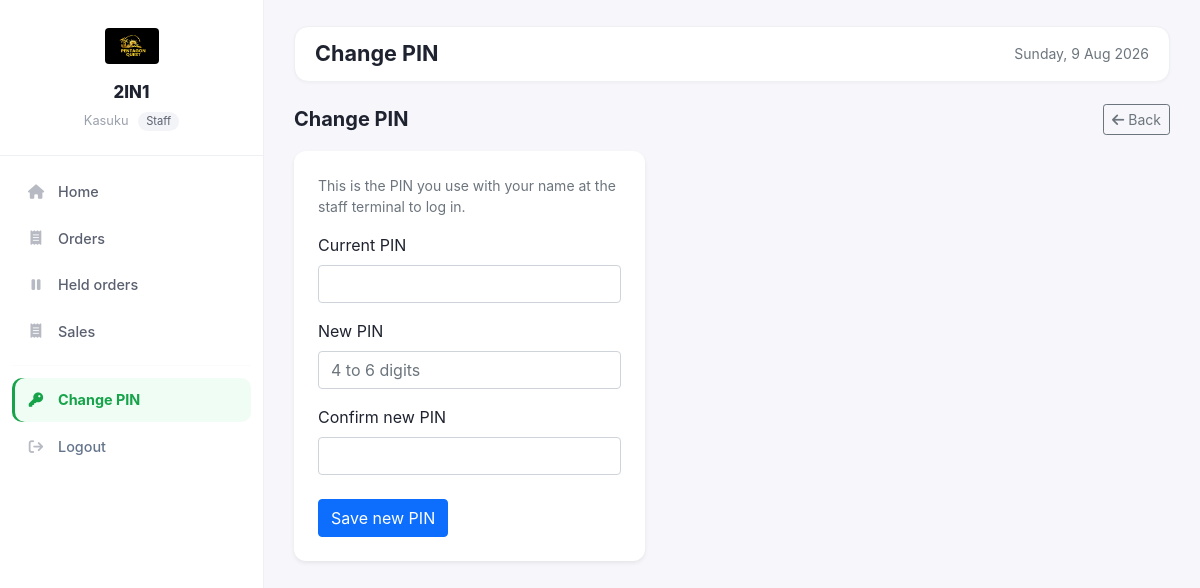
Screenshot of /public/staff/change-pin.php (signed in) with the database file from the repository.
### tables this page shows
CREATE TABLE `tenants` (
  `id` int NOT NULL AUTO_INCREMENT,
  `name` varchar(150) NOT NULL,
  `slug` varchar(150) NOT NULL,
  `owner_user_id` int DEFAULT NULL,
  `status` enum('active','suspended','cancelled') NOT NULL DEFAULT 'active',
  `logo_path` varchar(255) DEFAULT NULL,
  `currency` varchar(8) NOT NULL DEFAULT 'KES',
  `phone` varchar(30) DEFAULT NULL,
  `address` varchar(255) DEFAULT NULL,
  `receipt_footer` varchar(255) DEFAULT NULL,
  `kra_pin` varchar(20) DEFAULT NULL,
  `created_at` datetime NOT NULL DEFAULT CURRENT_TIMESTAMP,
  `updated_at` datetime NOT NULL DEFAULT CURRENT_TIMESTAMP ON UPDATE CURRENT_TIMESTAMP,
  PRIMARY KEY (`id`),
  UNIQUE KEY `uq_tenant_slug` (`slug`),
  KEY `idx_tenant_status` (`status`)
);

### app/app.php (called while the page is built, shortened)
<?php
require_once __DIR__ . '/helpers/PathConfig.php';
spl_autoload_register(function ($class) {
    foreach (['Models\\' => '/app/models/', 'Controllers\\' => '/app/controllers/'] as $prefix => $dir) {
        if (strpos($class, $prefix) === 0) {
            $file = ROOT_PATH . $dir . substr($class, strlen($prefix)) . '.php';
            if (is_file($file)) { require_once $file; return; }
        }
    }
    foreach (['/app/helpers/', '/app/services/'] as $dir) {
        $file = ROOT_PATH . $dir . $class . '.php';
        if (is_file($file)) { require_once $file; return; }
    }
});

### app/helpers/TenantContext.php (called while the page is built, shortened)
<?php
class TenantContext
{
    private static ?int $tenantId = null;
    private static array $caps    = [];
    public static function boot(): void
    {
        self::$tenantId = $_SESSION['tenant_id']    ?? null;
        self::$caps     = $_SESSION['capabilities'] ?? [];
    }
    public static function tenantId(): ?int { self::ensure(); return self::$tenantId; }
    public static function can(string $cap): bool
    {
        return in_array(Capabilities::ALL, self::$caps, true)
            || in_array($cap, self::$caps, true);
    }
}

### app/helpers/Database.php (called while the page is built, shortened)
<?php
class Database
{
    private static ?PDO $pdo = null;
    public static function pdo(): PDO
    {
        if (self::$pdo === null) {
            $cfg = require ROOT_PATH . '/app/config/database.php';
            $dsn = sprintf(
                'mysql:host=%s;dbname=%s;charset=%s',
                $cfg['host'],
                $cfg['dbname'],
                $cfg['charset'] ?? 'utf8mb4'
            );
            self::$pdo = new PDO($dsn, $cfg['username'], $cfg['password'], [
                PDO::ATTR_ERRMODE            => PDO::ERRMODE_EXCEPTION,
                PDO::ATTR_DEFAULT_FETCH_MODE => PDO::FETCH_ASSOC,
                PDO::ATTR_EMULATE_PREPARES   => false,
            ]);
            self::$pdo->exec("SET time_zone = '+03:00'");
        }
        return self::$pdo;
    }
}

### app/models/Model.php (called while the page is built, shortened)
<?php
abstract class Model
{
    protected PDO $db;
    protected string $table;
    protected bool $tenantScoped = true;
    public function __construct(?PDO $db = null)
    {
        $this->db = $db ?? \Database::pdo();
    }
    protected function scopeTenantId(): ?int
    {
        if (!$this->tenantScoped) {
            return null;
        }
        $tid = \TenantContext::tenantId();
        return $tid;
    }
    public function find(int $id): ?array
    {
        $sql = "SELECT * FROM {$this->table} WHERE id = :id";
        $params = [':id' => $id];
        $stmt = $this->db->prepare($sql);
        $stmt->execute($params);
        $row = $stmt->fetch();
        return $row ?: null;
    }
}

### app/helpers/Branding.php (called while the page is built, shortened)
<?php
class Branding
{
    public static function tenantLogo(?array $tenant): string
    {
        if ($tenant && !empty($tenant['logo_path'])) {
            return public_url(self::normalizeStoredPath($tenant['logo_path']));
        }
        return self::loginLogo();
    }
    private static function normalizeStoredPath(string $path): string
    {
        $path = ltrim($path, '/');
        if (strpos($path, 'public/') === 0) {
            $path = substr($path, strlen('public/'));
        }
        return $path;
    }
}

### app/helpers/PathConfig.php (called while the page is built, shortened)
<?php
if (!function_exists('public_url')) {
    function public_url(string $path = ''): string
    {
        $base = defined('BASE_URL') ? (string) BASE_URL : '/public';
        $base = rtrim($base, '/');
        $path = ltrim($path, '/');
        return $base === '' ? '/' . ($path !== '' ? $path : '') : $base . '/' . $path;
    }
}

### public/templates/staff/layout.php (the view, shortened to what this page needs)
<?php
$__tenant = $__tenant ?? (TenantContext::tenantId()
    ? (new Models\TenantModel(Database::pdo()))->find(TenantContext::tenantId())
    : null);
?>
<!DOCTYPE html>
<html lang="en">
<head>
    <link href="https://cdn.jsdelivr.net/npm/bootstrap@5.1.3/dist/css/bootstrap.min.css" rel="stylesheet">
    <link rel="stylesheet" href="https://cdnjs.cloudflare.com/ajax/libs/font-awesome/6.5.1/css/all.min.css">
</head>
<body>
<div class="t-wrap">
    <?php include __DIR__ . '/../../components/staff/sidebar.php'; ?>
    <main class="t-main">
        <div class="t-topbar">
            <h1><?php echo htmlspecialchars($page_title ?? 'Dashboard'); ?></h1>
            <div class="text-muted small d-none d-md-block"><?php echo date('l, j M Y'); ?></div>
        </div>
        <?php echo $content ?? ''; ?>
    </main>
</div>
</body>
</html>

### public/components/staff/sidebar.php (shortened to what this page needs)
<?php
require_once __DIR__ . '/../../../app/helpers/PathConfig.php';
$__tenant   = $__tenant ?? null;
$shopName   = $__tenant['name'] ?? 'My Shop';
$logo = Branding::tenantLogo($__tenant);
$username   = $_SESSION['username'] ?? 'User';
$uri        = $_SERVER['REQUEST_URI'] ?? '';
$isOn = function (string $needle) use ($uri): string {
    return strpos($uri, $needle) !== false ? 'active' : '';
};
?>
<aside class="t-sidebar" id="tSidebar">
    <div class="t-brand">
        <img class="t-logo" src="<?php echo htmlspecialchars($logo); ?>" alt="<?php echo htmlspecialchars($shopName); ?>">
        <div class="t-shop"><?php echo htmlspecialchars($shopName); ?></div>
        <div class="t-user">
            <?php echo htmlspecialchars($username); ?>
            <span class="t-role">Staff</span>
        </div>
    </div>
    <nav class="t-nav">
        <a class="t-link <?php echo $isOn('/dashboard'); ?>" href="<?php echo public_url('staff/dashboard/'); ?>">
            <i class="fas fa-house"></i><span>Home</span>
        </a>
        <?php if (TenantContext::can(Capabilities::SALES_RECORD)): ?>
        <a class="t-link <?php echo $isOn('/staff/orders/held') ? '' : $isOn('/staff/orders'); ?>" href="<?php echo public_url('staff/orders/'); ?>">
            <i class="fas fa-receipt"></i><span>Orders</span>
        </a>
        <a class="t-link <?php echo $isOn('/staff/orders/held'); ?>" href="<?php echo public_url('staff/orders/held.php'); ?>">
            <i class="fas fa-pause"></i><span>Held orders</span>
        </a>
        <?php endif; ?>
        <?php if (TenantContext::can(Capabilities::SALES_VIEW)): ?>
        <a class="t-link <?php echo $isOn('/staff/sales'); ?>" href="<?php echo public_url('staff/sales/'); ?>">
            <i class="fas fa-receipt"></i><span>Sales</span>
        </a>
        <?php endif; ?>
        <hr>
        <a class="t-link <?php echo $isOn('/staff/change-pin'); ?>" href="<?php echo public_url('staff/change-pin.php'); ?>">
            <i class="fas fa-key"></i><span>Change PIN</span>
        </a>
        <a class="t-link t-danger" href="<?php echo public_url('auth/logout.php'); ?>">
            <i class="fas fa-arrow-right-from-bracket"></i><span>Logout</span>
        </a>
    </nav>
</aside>

### public/templates/staff/layout.php (style rules this page uses)
:root { --pos-green:#16a34a; --pos-green-dark:#15803d; --pos-green-light:#f0fdf4; --pos-bg:#f7f7fb; --pos-ink:#1f2330; }
* { box-sizing:border-box; }
body { margin:0;font-family:-apple-system,'Segoe UI',Roboto,Arial,sans-serif;background:var(--pos-bg);color:var(--pos-ink); }
.t-wrap { display:flex;min-height:100vh; }
.t-main { flex:1;margin-left:264px;padding:26px 30px;width:calc(100% - 264px); }
.t-topbar { background:#fff;border:1px solid #eef0f4;border-radius:14px;padding:14px 20px;display:flex;justify-content:space-between;align-items:center;gap:14px;margin-bottom:22px;box-shadow:0 1px 3px rgba(16,24,40,.04); }
.t-topbar h1 { font-size:1.35rem;margin:0;font-weight:700;color:var(--pos-ink); }
a { color:var(--pos-green); }

### public/components/staff/sidebar.php (style rules this page uses)
:root { --t-bg:#fff; --t-bg2:var(--pos-green-light,#f0fdf4); --t-line:#eef0f4; --t-accent:var(--pos-green,#16a34a); --t-text:#5b6070; }
.t-sidebar { width:264px; background:var(--t-bg); color:var(--t-text); position:fixed; left:0; top:0; height:100vh; overflow-y:auto; z-index:1001; transition:transform .3s ease; border-right:1px solid var(--t-line); }
.t-brand { padding:24px 20px; border-bottom:1px solid var(--t-line); text-align:center; position:relative; }
.t-logo { height:44px; max-width:160px; object-fit:contain; border-radius:8px; padding:4px; }
.t-shop { margin-top:12px; font-weight:800; color:#1f2330; font-size:1.05rem; }
.t-user { margin-top:6px; font-size:.8rem; color:#9aa0ac; }
.t-role { display:inline-block; margin-left:6px; padding:1px 8px; border-radius:999px; background:#f3f4f7; color:#5b6070; font-size:.7rem; }
.t-nav { padding:14px 12px; }
.t-link { display:flex; align-items:center; gap:12px; padding:11px 14px; border-radius:10px; color:var(--t-text); text-decoration:none; font-size:.9rem; margin-bottom:3px; font-weight:500; }
.t-link i { width:20px; color:#b7bac3; text-align:center; }
.t-link.active { background:var(--t-bg2); color:var(--t-accent); font-weight:700; box-shadow:inset 3px 0 0 var(--t-accent); }
.t-link.active i { color:var(--t-accent); }
.t-danger { color:#64748b; }
.t-nav hr { border:0; border-top:1px solid var(--t-line); margin:12px 0; }

### rows the page displays
tenants: logo_path (picture), name "2IN1"

### other values shown
$username "Kasuku"
$page_title "Change PIN"
